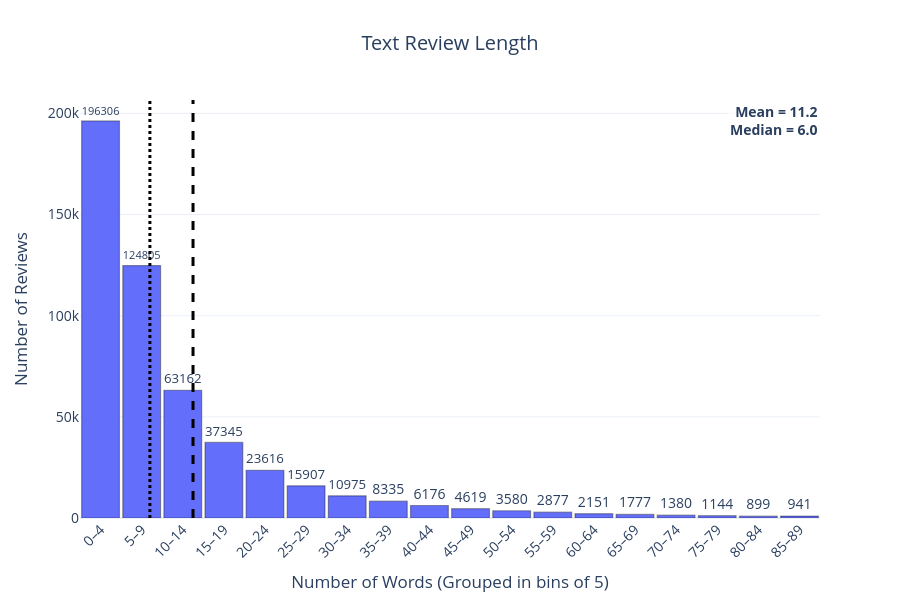

The code cell stored with this chart in its notebook:
### Code cell
import numpy as np
import pandas as pd
import plotly.graph_objects as go

# =========================================================
# 1) تجهيز البيانات
# =========================================================
if "word_count" not in gm_df.columns:
    raise ValueError("Column 'word_count' not found in gm_df.")

gm_df["word_count"] = pd.to_numeric(gm_df["word_count"], errors="coerce")
wc = gm_df["word_count"].dropna()

# قص القيم المتطرفة
upper_limit = wc.quantile(0.99)
trimmed = wc[wc <= upper_limit]

# =========================================================
# 2) إعداد bins
# =========================================================
bin_width = 5
bins = np.arange(0, trimmed.max() + bin_width, bin_width)

hist_counts, bin_edges = np.histogram(trimmed, bins=bins)

hist_df = pd.DataFrame({
    "Bin_Start": bin_edges[:-1],
    "Bin_End": bin_edges[1:],
    "Count": hist_counts
})

hist_df["Range"] = hist_df.apply(
    lambda r: f"{int(r['Bin_Start'])}–{int(r['Bin_End'])-1}", axis=1
)

# =========================================================
# 3) حساب المتوسط والوسيط
# =========================================================
mean_wc = trimmed.mean()
median_wc = trimmed.median()

# =========================================================
# 4) الرسم التفاعلي
# =========================================================
fig = go.Figure()

fig.add_trace(go.Bar(
    x=hist_df["Range"],
    y=hist_df["Count"],
    text=hist_df["Count"],
    textposition="outside",
    hovertemplate=
    "<b>Word range:</b> %{x}<br>" +
    "<b>Number of reviews:</b> %{y}<br>" +
    "<extra></extra>",
    marker=dict(
        line=dict(width=1.2, color="rgba(0,0,0,0.35)")
    )
))

# خطوط Mean و Median
fig.add_vline(
    x=mean_wc / bin_width,
    line_width=3,
    line_dash="dash",
    line_color="black"
)

fig.add_vline(
    x=median_wc / bin_width,
    line_width=3,
    line_dash="dot",
    line_color="black"
)

# النص فوق يمين الشارت
fig.add_annotation(
    x=1,
    y=1,
    xref="paper",
    yref="paper",
    text=f"<b>Mean = {mean_wc:.1f}<br>Median = {median_wc:.1f}</b>",
    showarrow=False,
    align="right",
    xanchor="right",
    yanchor="top",
    font=dict(size=14),
    bgcolor="rgba(255,255,255,0.7)"
)

# =========================================================
# 5) تنسيق الشكل
# =========================================================
fig.update_layout(
    title="Text Review Length",
    title_x=0.5,
    template="plotly_white",
    xaxis_title="Number of Words (Grouped in bins of 5)",
    yaxis_title="Number of Reviews",
    bargap=0.08,
    height=600,
    font=dict(size=14)
)

fig.update_xaxes(tickangle=-45)
fig.update_yaxes(showgrid=True)

fig.show()

### Figure 1 — Plotly figure (JSON) as saved in the notebook; plotly's stock layout.template omitted (floating-point values rounded to 4 significant figures)
{"data": [{"hovertemplate": "<b>Word range:</b> %{x}<br><b>Number of reviews:</b> %{y}<br><extra></extra>", "marker": {"line": {"color": "rgba(0,0,0,0.35)", "width": 1.2}}, "text": [196300.0, 124800.0, 63160.0, 37340.0, 23620.0, 15910.0, 10980.0, 8335.0, 6176.0, 4619.0, 3580.0, 2877.0, 2151.0, 1777.0, 1380.0, 1144.0, 899.0, 941.0], "textposition": "outside", "type": "bar", "x": ["0–4", "5–9", "10–14", "15–19", "20–24", "25–29", "30–34", "35–39", "40–44", "45–49", "50–54", "55–59", "60–64", "65–69", "70–74", "75–79", "80–84", "85–89"], "y": [196306, 124805, 63162, 37345, 23616, 15907, 10975, 8335, 6176, 4619, 3580, 2877, 2151, 1777, 1380, 1144, 899, 941]}], "layout": {"annotations": [{"align": "right", "bgcolor": "rgba(255,255,255,0.7)", "font": {"size": 14}, "showarrow": false, "text": "<b>Mean = 11.2<br>Median = 6.0</b>", "x": 1, "xanchor": "right", "xref": "paper", "y": 1, "yanchor": "top", "yref": "paper"}], "bargap": 0.08, "font": {"size": 14}, "height": 600, "shapes": [{"line": {"color": "black", "dash": "dash", "width": 3}, "type": "line", "x0": 2.249, "x1": 2.249, "xref": "x", "y0": 0, "y1": 1, "yref": "y domain"}, {"line": {"color": "black", "dash": "dot", "width": 3}, "type": "line", "x0": 1.2, "x1": 1.2, "xref": "x", "y0": 0, "y1": 1, "yref": "y domain"}], "title": {"text": "Text Review Length", "x": 0.5}, "xaxis": {"tickangle": -45, "title": {"text": "Number of Words (Grouped in bins of 5)"}}, "yaxis": {"showgrid": true, "title": {"text": "Number of Reviews"}}}}
